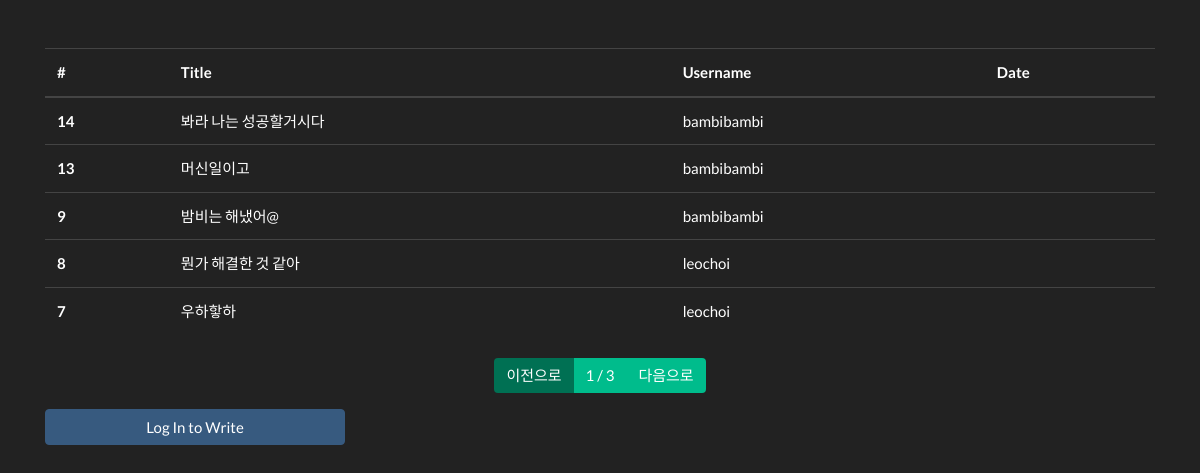
/board/list/, run on the app's committed database.
### board/models.py (models this page shows, shortened)
class Board(models.Model): # 장고에서 제공하는 models.Model을 상속받음
    objects = models.Manager()
    title = models.CharField(max_length=128, verbose_name='제목')
    contents = models.TextField(verbose_name='내용')
    writer = models.ForeignKey('fcuser.Fcuser', on_delete=models.CASCADE, verbose_name='작성자')
    registed_dttm = models.DateTimeField(auto_now_add=True, verbose_name='등록시간')
    tags = models.ManyToManyField('tag.Tag', verbose_name='태그')
    class Meta:
        db_table = 'fastcampus_board'
        verbose_name = '패스트캠퍼스 게시글'
        verbose_name_plural = '패스트캠퍼스 게시글'

### fcuser/models.py (models this page shows)
class Fcuser(models.Model): # 장고에서 제공하는 models.Model을 상속받음
    objects = models.Manager()
    username = models.CharField(max_length=32, verbose_name='사용자명')
    useremail = models.EmailField(max_length=128, verbose_name='사용자 이메일')
    password = models.CharField(max_length=64, verbose_name='비밀번호')
    registed_dttm = models.DateTimeField(auto_now_add=True, verbose_name='등록시간')
    def __str__(self):
        return self.username
    class Meta:
        db_table = 'fastcampus_fcuser'
        verbose_name = '패스트캠퍼스 사용자'
        verbose_name_plural = '패스트캠퍼스 사용자'

### board/views.py (the view)
# urls.py: path('list/', views.board_list),
def board_list(request):
    all_boards = Board.objects.all().order_by('-id') #-id 시간 역순- 즉 가장 최신 글을 먼저 보겠다는 뜻.
    page = request.GET.get('p',1)
    paginator = Paginator(all_boards, 5)
    boards = paginator.get_page(page)
    return render(request, 'board_list.html', {'boards': boards})

### board/templates/board_list.html (shortened to what this page needs)
{% extends "base.html" %}
{% block contents %}
<div class="row mt-5">
    <div class="col-12">
        <table class="table">
            <thead>
                <tr>
                    <th>#</th>
                    <th>Title</th>
                    <th>Username</th>
                    <th>Date</th>
                </tr>
            </thead>
            <tbody>
                {% for board in boards %}
                <tr onclick="location.href='/board/detail/{{ board.id }}'">
                    <th>{{ board.id }}</th>
                    <td>{{ board.title }}</td>
                    <td>{{ board.writer }}</td>
                    <td>{{ board.registerd_dttm}}</td>
                </tr>
                {% endfor %}
            </tbody>
        </table>
    </div>
</div>
<div class="row mt-2">
    <div class="col-12">
        <nav>
            <ul class="pagination justify-content-center">
                {% if boards.has_previous %}
                <li class="page-item">
                    <a class="page-link" href="?p={{ boards.previous_page_number }}">이전으로</a>
                </li>
                {% else %}
                 <li class="page-item disabled">
                    <a class="page-link" href="#" >이전으로</a>
                </li>
                {% endif %}
                <li class="page-item">
                    <a class="page-link" href="#">{{boards.number}} / {{ boards.paginator.num_pages }}</a>
                </li>
                {% if boards.has_next %}
                <li class="page-item">
                    <a class="page-link" href="?p={{ boards.next_page_number }}">다음으로</a>
                </li>
                {% else %}
                <li class="page-item disabled">
                    <a class="page-link disabled" href="#">다음으로</a>
                </li>
                {% endif %}
            </ul>
        </nav>
    </div>
</div>
<div class="row">
    {% if request.session.user %}
    <div calss="col-12">
        <button type="button" class="btn btn-primary" onclick="location.href='/board/write'">Write</button>
    </div>
    {% else %}
    <div class="col-6">
        <button class="btn btn-primary btn-block" onclick="location.href='/fcuser/login/'"  style="width: 300px; margin-bottom: 20px;">Log In to Write</button>
    </div>
    {% endif %}
</div>
{% endblock %}

### board/templates/base.html (shortened to what this page needs)
<!DOCTYPE html>
<html lang="en">
<head>
    <link href="/Scripts/fc_community/static/bootstrap.min.css" rel="stylesheet">
</head>
<body>
    <div class="container">
       {% block contents %}
       {% endblock %}
    </div>
</body>
</html>

### data on the page
Board: id "14", title "봐라 나는 성공할거시다", writer "bambibambi"
Board: id "13", title "머신일이고", writer "bambibambi"
Board: id "9", title "밤비는 해냈어@", writer "bambibambi"
Board: id "8", title "뭔가 해결한 것 같아", writer "leochoi"
Board: id "7", title "우하핳하", writer "leochoi"

### other printed values
{{ boards.number }} "1"
{{ boards.paginator.num_pages }} "3"
